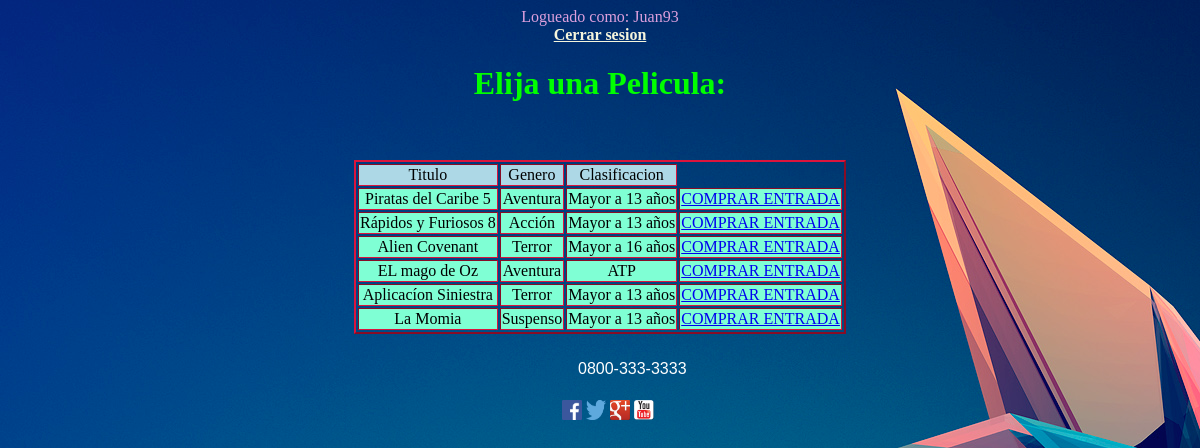
The app's page /controller/peliculas (signed in) with its own data.
### tables this page shows
CREATE TABLE `peliculas` (
  `id_pelicula` int(11) NOT NULL,
  `titulo` varchar(150) NOT NULL,
  `genero` varchar(150) NOT NULL,
  `clasificacion` varchar(150) NOT NULL
);

### fw/View.php (called while the page is built)
<?php
abstract class View{
	public function render(){
		include '../html/'.get_class($this).'.php';
	}
}

### controller/peliculas.php (called while the page is built, shortened)
<?php
 require '../views/ListaPeliculas.php';
 $e = new Peliculas;
 $todos = $e->getTodos();
 $v = new ListaPeliculas;
 $v->peliculas = $todos;
 $v->render();
 ?>

### fw/Database.php (called while the page is built, shortened)
<?php
class Database {
	private $cn;
	private $res;
	private static $instance;
	public static function getInstance() {
		if(!self::$instance) {
			self::$instance = new Database;
		}
		return self::$instance;
	}
	public function query($q) {
		if(!$this->cn) {
			$this->cn = mysqli_connect("localhost", "root", "", "cine");
			mysqli_query($this->cn, "set names utf8");
		}
		$this->res = mysqli_query($this->cn, $q);
	}
	public function fetchAll() {
		$aux = array();
		while($fila = $this->fetch() )
			$aux[] = $fila;
		return $aux;
	}
	public function fetch() {
		return mysqli_fetch_assoc($this->res);
	}
}

### fw/Model.php (called while the page is built, shortened)
<?php
abstract class Model {
	public function __construct(){
		$this->db =  Database::getInstance();
	}
}

### models/Peliculas.php (called while the page is built)
<?php
  class Peliculas extends Model {
      public function getTodos(){
      	$this->db->query("SELECT * from peliculas");
      	return $this->db->fetchAll();
      }
  }

### html/ListaPeliculas.php (the view, shortened to what this page needs)
<!DOCTYPE html>
<html>
<head>
</head>
<body>
<center>
<div id="contenedor">
Logueado como:
<?php
$usuario=$_SESSION['username'];
echo $usuario; ?>
</div>
<a id="cerrarsesion" href="logout"> Cerrar sesion</a>
<h1 id="titulo">Elija una Pelicula:</h1>
<br/>
<br/>
<table border="2">
<tr>
<td id="color"> Titulo </td>
<td id="color"> Genero</td>
<td id="color"> Clasificacion</td>
</tr>
<?php foreach($this->peliculas as $e){?>
<tr>
	<td id="color2"><?=$e['titulo']?></td>
	<td id="color2"><?=$e['genero']?></td>
	<td id="color2"><?=$e['clasificacion']?></td>
	<td id="color2"><a href="funciones-<?=$e['id_pelicula']?>">COMPRAR ENTRADA</a></td>
</tr>
<?php   } ?>
</table>
    <div class="footer">
	<div id="caja">
				<p>0800-333-3333</p>
				<br/>
				<div id="social">
				<a href="http://www.facebook.com"><img class="png" src="imagenes/face.png" alt="face"/></a>
				<a href="http://www.twitter.com"><img class="png" src="imagenes/twitter.png" alt="twitter"/></a>
				<a href="http://plus.google.com"><img class="png" src="imagenes/googlemas.png" alt="google+"/></a>
				<a href="http://www.youtube.com"><img class="png" src="imagenes/youtube.png" alt="youtube"/></a>
				</div>
				</div>
</center>
</body>
</html>

### html/ListaPeliculas.php (style rules this page uses)
table { text-align: center; border-color: crimson; }
#color { background-color: lightblue ; }
#color2 { background: aquamarine; }
html { background-image: url("imagenes/la-foto.jpg"); }
#titulo { color: lime; }
#contenedor { color: plum; }
#caja { border-radius: 10px; width: 1170px; height: 40px; margin-left: 15px; margin-right: 15px; margin-top: 5px; margin-bottom: 5px; position: relative; line-height: 40px; bottom: -10px; }
.footer .png { width: 20px; height: 20px; vertical-align: middle; }
#caja p { margin:0px; color: white; font-family: Arial, Helvetica, sans-serif; float: left; vertical-align: middle; position: absolute; left: 555px }
#cerrarsesion { color: beige; font-weight: bold; }

### records on screen
peliculas: titulo "Piratas del Caribe 5", genero "Aventura", clasificacion "Mayor a 13 años"
peliculas: titulo "Rápidos y Furiosos 8", genero "Acción", clasificacion "Mayor a 13 años"
peliculas: titulo "Alien Covenant", genero "Terror", clasificacion "Mayor a 16 años"
peliculas: titulo "EL mago de Oz", genero "Aventura", clasificacion "ATP"
peliculas: titulo "Aplicacíon Siniestra", genero "Terror", clasificacion "Mayor a 13 años"
peliculas: titulo "La Momia", genero "Suspenso", clasificacion "Mayor a 13 años"

### other values on screen
$usuario "Juan93"
